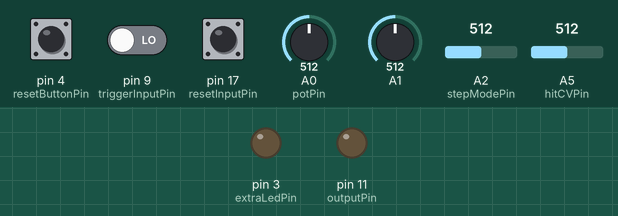
The sketch below on a simulated Arduino Uno, built with avr-gcc and run on an emulated ATmega328P. On the bench: output pins drawn as LEDs (lit = HIGH). The inputs (shaded band) are chosen by the test bench; at power-on: pin 9 (triggerInputPin) LOW, pin 4 (resetButtonPin) HIGH, A0 (potPin) = 512, A1 = 512, A2 (stepModePin) = 512, pin 17 (resetInputPin) LOW, A5 (hitCVPin) = 512. Random numbers use the default seed unless the sketch sets one.

Above: at 1.2 s.
1.3 s: pin 9 (triggerInputPin) driven HIGH
Timing chart, 0 to 4.3 s (numbered marks = the images above; inputs shaded):
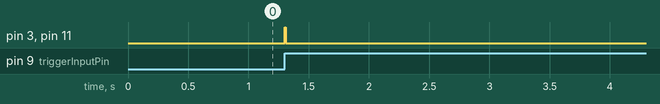

The sketch:

euclid.ino
```cpp
/*
This code was originally written by HAGIWO and released under CC0

HAGIWO MOD1 Euclidean rhythm sequencer Ver1.0
https://note.com/solder_state/n/n42841e48c0ea
8step or 16step sequencer. Adjustable output probability and number of hits.

--Pin assign---
POT1  A0  number of hits
POT2  A1  output probability
POT3  A2  step length 8(knob left side) <-> 16(knob right side)
F1    D17  reset step in
F2    D9  clock in
F3    D10  number of hits CV
F4    D11 Trigger outpu
BUTTON    reset step
LED       Trigger output
EEPROM    N/A
*/

// Definition of Euclidean rhythms
const int euclidean_rhythm[9][8] = {
    {0, 0, 0, 0, 0, 0, 0, 0}, // Hits: 0
    {1, 0, 0, 0, 0, 0, 0, 0}, // Hits: 1
    {1, 0, 0, 0, 1, 0, 0, 0}, // Hits: 2
    {1, 0, 1, 0, 0, 1, 0, 0}, // Hits: 3
    {1, 0, 1, 0, 1, 0, 1, 0}, // Hits: 4
    {1, 1, 0, 1, 1, 0, 1, 0}, // Hits: 5
    {1, 1, 1, 0, 1, 1, 1, 0}, // Hits: 6
    {1, 1, 1, 1, 1, 1, 1, 0}, // Hits: 7
    {1, 1, 1, 1, 1, 1, 1, 1}, // Hits: 8
};

const int euclidean_rhythm_16[17][16] = {
    {0, 0, 0, 0, 0, 0, 0, 0, 0, 0, 0, 0, 0, 0, 0, 0}, // Hits: 0
    {1, 0, 0, 0, 0, 0, 0, 0, 0, 0, 0, 0, 0, 0, 0, 0}, // Hits: 1
    {1, 0, 0, 0, 0, 0, 0, 0, 1, 0, 0, 0, 0, 0, 0, 0}, // Hits: 2
    {1, 0, 0, 0, 0, 1, 0, 0, 0, 0, 1, 0, 0, 0, 0, 0}, // Hits: 3
    {1, 0, 0, 0, 1, 0, 0, 0, 1, 0, 0, 0, 1, 0, 0, 0}, // Hits: 4
    {1, 0, 0, 1, 0, 0, 1, 0, 0, 1, 0, 0, 1, 0, 0, 0}, // Hits: 5
    {1, 0, 1, 0, 0, 1, 0, 0, 1, 0, 1, 0, 0, 1, 0, 0}, // Hits: 6
    {1, 0, 1, 0, 1, 0, 1, 0, 0, 1, 0, 1, 0, 1, 0, 0}, // Hits: 7
    {1, 0, 1, 0, 1, 0, 1, 0, 1, 0, 1, 0, 1, 0, 1, 0}, // Hits: 8
    {1, 1, 0, 1, 0, 1, 0, 1, 1, 0, 1, 0, 1, 0, 1, 0}, // Hits: 9
    {1, 1, 0, 1, 1, 0, 1, 0, 1, 1, 0, 1, 1, 0, 1, 0}, // Hits: 10
    {1, 1, 1, 0, 1, 1, 0, 1, 1, 0, 1, 1, 0, 1, 1, 0}, // Hits: 11
    {1, 1, 1, 0, 1, 1, 1, 0, 1, 1, 1, 0, 1, 1, 1, 0}, // Hits: 12
    {1, 1, 1, 1, 1, 0, 1, 1, 1, 1, 0, 1, 1, 1, 1, 0}, // Hits: 13
    {1, 1, 1, 1, 1, 1, 1, 0, 1, 1, 1, 1, 1, 1, 1, 0}, // Hits: 14
    {1, 1, 1, 1, 1, 1, 1, 1, 1, 1, 1, 1, 1, 1, 1, 0}, // Hits: 15
    {1, 1, 1, 1, 1, 1, 1, 1, 1, 1, 1, 1, 1, 1, 1, 1}, // Hits: 16
};

// Pin definitions and timing settings
const int resetInputPin = 17; // Pin for step reset
const int resetButtonPin = 4; // Pin for reset button
const int outputPin = 11; // Trigger output pin
const int hitCVPin = A5; // Trigger CV input pin
const int extraLedPin = 3; // Extra LED connected to D3 pin
const int triggerInputPin = 9; // Trigger input pin
const int potPin = A0; // Potentiometer pin
const int stepModePin = A2; // Analog pin for selecting step mode
const unsigned long triggerTime = 10; // Trigger duration in milliseconds

// State management variables
unsigned long triggerStartMillis = 0; // Trigger start time
int currentStep = 0; // Current step index
bool isTriggering = false; // Triggering state flag
bool lastTriggerInputState = false; // Previous trigger input state
static bool use16Step = false; // Initial value for step mode
static bool lastUse16Step = false; // Last step mode state
unsigned long modeChangeLedStartMillis = 0; // LED start time for mode change
bool isModeChangeLedOn = false; // LED state for mode change
bool disableOutputLed = false; // Flag to disable output LED during mode change

// Debounce variables
unsigned long lastResetDebounceTime = 0; // Last debounce time for reset button
const unsigned long resetDebounceDelay = 50; // Debounce delay in milliseconds

void setup() {
  lastUse16Step = use16Step; // Initialize last mode state
  pinMode(resetInputPin, INPUT); // Set step reset pin as input
  pinMode(resetButtonPin, INPUT_PULLUP); // Set reset button pin as input with pull-up
  pinMode(outputPin, OUTPUT);
  pinMode(extraLedPin, OUTPUT);
  pinMode(triggerInputPin, INPUT);
  pinMode(potPin, INPUT);
  digitalWrite(outputPin, LOW);
}

// LGT8F328P: its internal pull-up (~4k) is stronger than the 10k resistor in series
// with the button, so a press never reads LOW. Switch the pull-up off for a moment
// instead: a pressed button drains the pin through the 10k, a released one stays high.
#if defined(__LGT8F__)
int readButton() {
  PORTD &= ~_BV(PD4);   // pull-up off (button = D4)
  delayMicroseconds(5);
  int level = (PIND & _BV(PD4)) ? HIGH : LOW;
  PORTD |= _BV(PD4);    // pull-up back on
  return level;
}
#else
#define readButton() digitalRead(resetButtonPin)
#endif

void loop() {
  // Read A2 value to determine step mode
  int stepModeValue = analogRead(stepModePin);
  use16Step = stepModeValue > 511;

  // Turn off LED after the appropriate time
  if (isModeChangeLedOn) {
    if (use16Step && millis() - modeChangeLedStartMillis >= 1000) {
      digitalWrite(extraLedPin, LOW);
      isModeChangeLedOn = false;
      disableOutputLed = false; // Re-enable output LED
    } else if (!use16Step && millis() - modeChangeLedStartMillis >= 500) {
      digitalWrite(extraLedPin, LOW);
      isModeChangeLedOn = false;
      disableOutputLed = false; // Re-enable output LED
    }
  }

  // Read potentiometer value to select Hits
  int potValue = min(analogRead(potPin) + analogRead(hitCVPin), 1023);

  // Explicitly set range for Hits selection based on mode
  int selectedHits;
  if (use16Step) {
    selectedHits = map(potValue, 0, 1023, 0, 16); // For 16 steps
  } else {
    selectedHits = map(potValue, 0, 1023, 0, 8); // For 8 steps
  }

  // Set probability for triggering output
  int probabilityValue = analogRead(A1); // Read probability value from A1 pin
  int triggerProbability = map(probabilityValue, 0, 1023, 0, 100); // Map to 0-100%

  // Check trigger input
  bool triggerInput = digitalRead(triggerInputPin) == HIGH;
  if (triggerInput && !lastTriggerInputState) {
    // Advance step on LOW to HIGH transition of trigger input

    // Output based on current step
    if (!disableOutputLed) { // Skip output LED if mode change LED is active
      if (use16Step) {
        if (euclidean_rhythm_16[selectedHits][currentStep] == 1 && random(100) < triggerProbability) {
          digitalWrite(outputPin, HIGH); // Start trigger
          digitalWrite(extraLedPin, HIGH); // Turn on extra LED
          triggerStartMillis = millis();
          isTriggering = true;
        }
        currentStep = (currentStep + 1) % 16;
      } else {
        if (euclidean_rhythm[selectedHits][currentStep] == 1 && random(100) < triggerProbability) {
          digitalWrite(outputPin, HIGH); // Start trigger
          digitalWrite(extraLedPin, HIGH); // Turn on extra LED
          triggerStartMillis = millis();
          isTriggering = true;
        }
        currentStep = (currentStep + 1) % 8;
      }
    }
  }

  // Check reset input or reset button with debounce
  bool resetInput = digitalRead(resetInputPin) == HIGH;
  bool resetButton = readButton() == LOW; // Button is active LOW
  static bool lastResetInputState = false; // Previous reset input state

  if ((resetInput || resetButton) && !lastResetInputState) {
    if (millis() - lastResetDebounceTime > resetDebounceDelay) {
      lastResetDebounceTime = millis();
      currentStep = 0; // Reset to first step
    }
  }
  lastResetInputState = resetInput || resetButton;

  // Update trigger input state
  lastTriggerInputState = triggerInput;

  // Handle triggering process
  if (isTriggering) {
    if (millis() - triggerStartMillis >= triggerTime) {
      digitalWrite(outputPin, LOW); // End trigger
      if (!disableOutputLed) {
        digitalWrite(extraLedPin, LOW); // Turn off extra LED
      }
      isTriggering = false;
    }
  }
}
```

Measured:
- after the input at 1.3 s, pin 3 (extraLedPin), pin 11 (outputPin): LOW → HIGH at once, → LOW 0.01 s later
